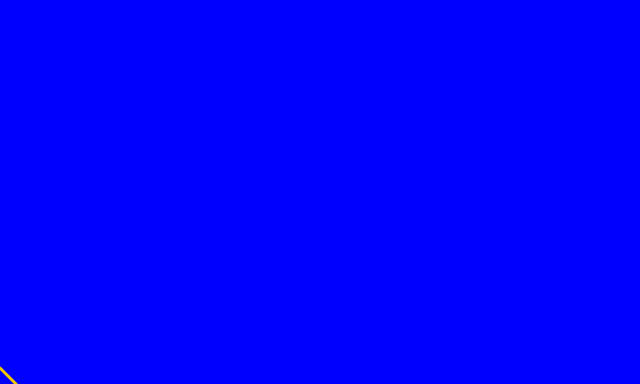
Frame 1 (no input)
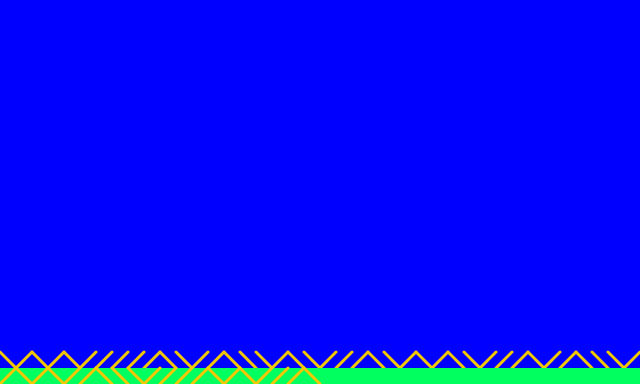
Frame 60 (no input)
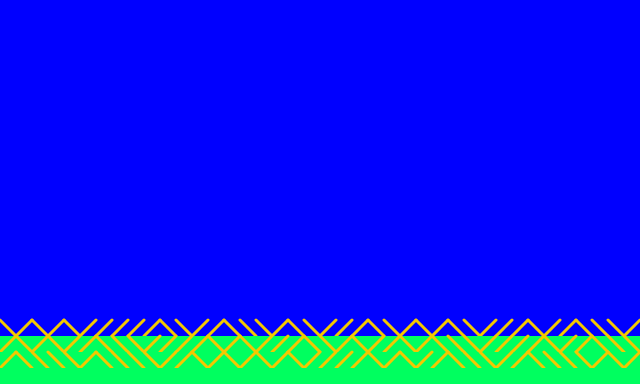
Frame 120 (the mouse pressed at the canvas centre since frame 60)

The p5.js sketch that drew these frames (run headless with seeded random() and noise() and a simulated clock; from frame 60 on, the mouse is pressed at the canvas centre):

// p5.js sketch
// ── sketch.js
let w = 16; 
let h = 16;  
let index = 0; 

//definisci i paramentri
function setup() {
  createCanvas(640, 384); //dimensione della finestra
  background("#0000ff");  //colore di sfondo
  strokeWeight(3);        //spessore linea
  stroke(244, 200, 0);    //colore della linea 
  noSmooth();             //no sfumatura linea
}

function draw() {
  
  let x1 = w*index;  //16*0,16*1,16*2 successione di numeri per coord. x
  let x2 = x1 + w;  //avanza di 16 la x successiva
  let y1 = h*23;  //punto y altezza
  let y2 = h*24;   //parte da bordo schermo 24*16=384px
  
if (random(2) < 1) {
line(x2, y1, x1, y2); //primo punto xy e secondo punto xy della linea
} else {
line(x1, y1, x2, y2); //primo punto xy e secondo punto xy della linea
}
  
index++; //sequenza di numeri in  successione
if (index == width/w) { // se la riga è completa riparti da index=0
var p = get(0, h, width, h*23);  //pimg.get(x, y, w, h)
background(0,255,95);
set(0, 0, p); //pimg.set(x, y, c) c	int:any value of the color datatype
index = 0;
}

}

//PImage(width, height, format, factor)
